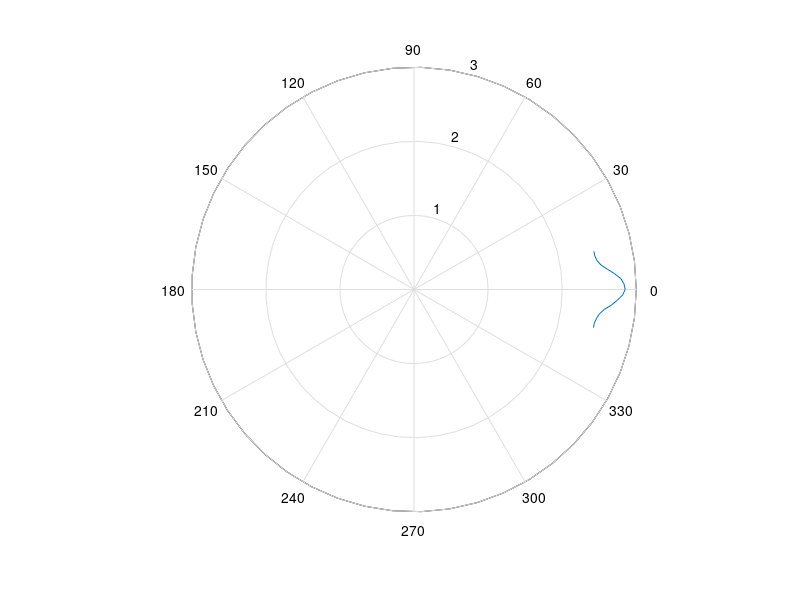

Reproduce this figure in MATLAB. (Note: this script raises an error after producing the figure.)
clear all
close all
clc

theta = linspace(-pi/15, pi/15, 17);
voltage = [2.476 2.476 2.494 2.524 2.582 2.674 2.748 2.818 2.85 2.836 ...
    2.796 2.716 2.624 2.544 2.5 2.482 2.482];

x = [0 -pi/15];
y = [0 3];

z = [0 pi/15];
w = [0 3];

a = linspace(-pi/15, -pi, 12);
b = 2.49.*1.^(1:12);

c = linspace (pi/15, pi, 12);
d =2.49.*1.^(1:12);

figure(1)
PolarGraph = polar(theta,voltage);
PolarGraph.LineStyle ="-";
PolarGraph.Color = [0.4940 0.1840 0.5560];
PolarGraph.Marker = "hexagram";
PolarGraph.LineWidth = 1;
hold on
polar(x,y, 'k-')
polar(z,w, 'k-')
A = polar(a,b)
B = polar(c,d)
A.Color = [0.4940 0.1840 0.5560];
A.LineWidth = 1;
A.Color = [0.4940 0.1840 0.5560];
B.Color = [0.4940 0.1840 0.5560];
B.LineWidth = 1;

[t,s] = title ('Rate of change of the voltage with respect to degree, North pole','Distance set at 1.5 cm, \theta variable')
t.FontSize = 16;
s.FontAngle='italic';
